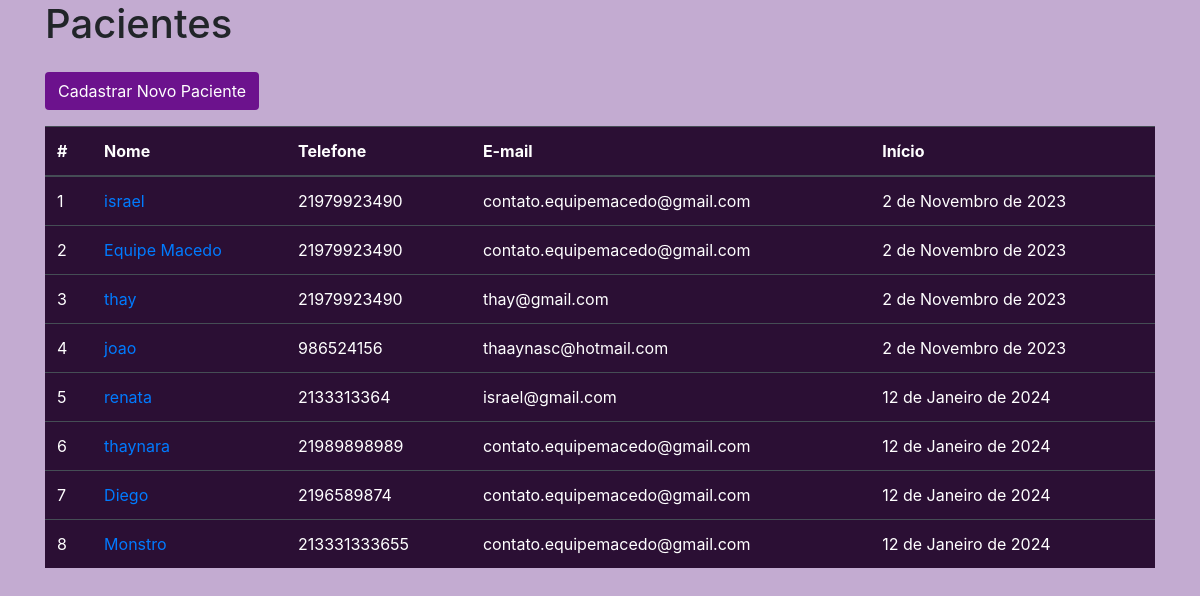
The app's page /painel/, older data.
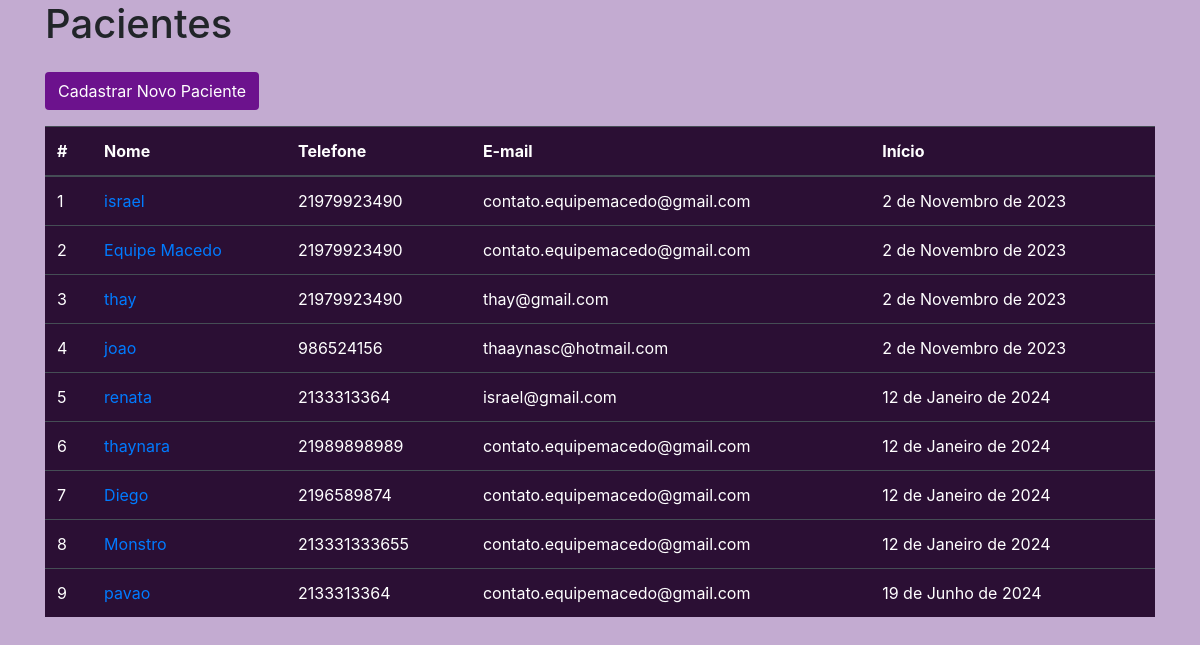
The same page, newer data.
### plano/models.py (models this page shows, shortened)
class Base(models.Model):
    criado = models.DateField('Criação', auto_now_add=True)
    modificado = models.DateField('Atualização', auto_now=True)
    ativo = models.BooleanField('Ativo?', default=True )
    class Meta:
        abstract = True

class Paciente(Base):
    nome = models.CharField('nome', max_length=100)
    telefone = models.CharField('Telefone', max_length=20)
    email = models.EmailField('E-mail')
    nascimento = models.DateField('Data de Nascimento')
    genero = models.CharField('Genero', max_length=100)

### plano/views.py (the view)
# urls.py: path('painel/', painel, name = 'painel'),
def painel(request):
    pacientes = Paciente.objects.all()
    context={
        'pacientes': pacientes
    }
    return render(request, 'painel.html',context)

### plano/templates/painel.html (shortened to what this page needs)
{% load static %}
<!DOCTYPE html>
<html lang="pt-br">
<head>
    <link rel="stylesheet" href="https://maxcdn.bootstrapcdn.com/bootstrap/4.5.2/css/bootstrap.min.css">
    <link rel="stylesheet" href="{% static 'css/style.css' %}">
</head>
<body>
    <div class="container">
        <h1>Pacientes</h1>
        <a class="btn my-3"  href="/cadastro/">Cadastrar Novo Paciente</a>
        <table class="table table-dark">
            <thead>
                <tr>
                    <th scope="col">#</th>
                    <th scope="col">Nome</th>
                    <th scope="col">Telefone</th>
                    <th scope="col">E-mail</th>
                    <th scope="col">Início</th>
                </tr>
            </thead>
            <tbody>
                {% for p in pacientes %}
                    <tr>
                        <td scope="row">{{ p.id }}</td>
                        <td scope="row"><a href="{% url 'pacientes' p.id%}">{{ p.nome }}</a></td>
                        <td scope="row">{{ p.telefone }}</td>
                        <td scope="row">{{ p.email }}</td>
                        <td scope="row">{{ p.criado }}</td>
                    </tr>
                {% endfor %}
            </tbody>
        </table>
    </div>
</body>
</html>

Row changes from the older to the newer data that the page shows:
added Paciente: id "9", nome "pavao", telefone "2133313364", email "contato.equipemacedo@gmail.com", criado "19 de Junho de 2024"
